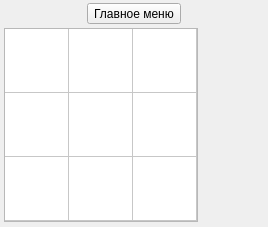
<?xml version="1.0" encoding="UTF-8"?>
<ui version="4.0">
 <class>MainWidget</class>
 <widget class="QWidget" name="MainWidget">
  <property name="geometry">
   <rect>
    <x>0</x>
    <y>0</y>
    <width>268</width>
    <height>227</height>
   </rect>
  </property>
  <property name="sizePolicy">
   <sizepolicy hsizetype="MinimumExpanding" vsizetype="MinimumExpanding">
    <horstretch>0</horstretch>
    <verstretch>0</verstretch>
   </sizepolicy>
  </property>
  <property name="minimumSize">
   <size>
    <width>0</width>
    <height>0</height>
   </size>
  </property>
  <property name="maximumSize">
   <size>
    <width>268</width>
    <height>227</height>
   </size>
  </property>
  <property name="windowTitle">
   <string>Inventory</string>
  </property>
  <layout class="QVBoxLayout" name="verticalLayout_2">
   <property name="spacing">
    <number>3</number>
   </property>
   <property name="leftMargin">
    <number>3</number>
   </property>
   <property name="topMargin">
    <number>3</number>
   </property>
   <property name="rightMargin">
    <number>3</number>
   </property>
   <property name="bottomMargin">
    <number>3</number>
   </property>
   <item>
    <layout class="QHBoxLayout" name="horizontalLayout">
     <property name="spacing">
      <number>0</number>
     </property>
     <item>
      <spacer name="horizontalSpacer">
       <property name="orientation">
        <enum>Qt::Horizontal</enum>
       </property>
       <property name="sizeType">
        <enum>QSizePolicy::Expanding</enum>
       </property>
       <property name="sizeHint" stdset="0">
        <size>
         <width>40</width>
         <height>20</height>
        </size>
       </property>
      </spacer>
     </item>
     <item>
      <widget class="QToolButton" name="tbMenu">
       <property name="text">
        <string>Главное меню</string>
       </property>
      </widget>
     </item>
     <item>
      <spacer name="horizontalSpacer_2">
       <property name="orientation">
        <enum>Qt::Horizontal</enum>
       </property>
       <property name="sizeHint" stdset="0">
        <size>
         <width>40</width>
         <height>20</height>
        </size>
       </property>
      </spacer>
     </item>
    </layout>
   </item>
   <item>
    <layout class="QHBoxLayout" name="horizontalLayout_2">
     <property name="spacing">
      <number>0</number>
     </property>
     <item>
      <widget class="QTableWidget" name="twInventory">
       <property name="sizePolicy">
        <sizepolicy hsizetype="Fixed" vsizetype="Fixed">
         <horstretch>0</horstretch>
         <verstretch>0</verstretch>
        </sizepolicy>
       </property>
       <property name="minimumSize">
        <size>
         <width>194</width>
         <height>194</height>
        </size>
       </property>
       <property name="maximumSize">
        <size>
         <width>194</width>
         <height>194</height>
        </size>
       </property>
       <property name="rowCount">
        <number>3</number>
       </property>
       <property name="columnCount">
        <number>3</number>
       </property>
       <attribute name="horizontalHeaderVisible">
        <bool>false</bool>
       </attribute>
       <attribute name="horizontalHeaderCascadingSectionResizes">
        <bool>false</bool>
       </attribute>
       <attribute name="horizontalHeaderDefaultSectionSize">
        <number>64</number>
       </attribute>
       <attribute name="horizontalHeaderHighlightSections">
        <bool>false</bool>
       </attribute>
       <attribute name="horizontalHeaderMinimumSectionSize">
        <number>64</number>
       </attribute>
       <attribute name="verticalHeaderVisible">
        <bool>false</bool>
       </attribute>
       <attribute name="verticalHeaderDefaultSectionSize">
        <number>64</number>
       </attribute>
       <attribute name="verticalHeaderMinimumSectionSize">
        <number>64</number>
       </attribute>
       <row/>
       <row/>
       <row/>
       <column/>
       <column/>
       <column/>
      </widget>
     </item>
     <item>
      <layout class="QVBoxLayout" name="verticalLayout">
       <property name="spacing">
        <number>0</number>
       </property>
       <item>
        <spacer name="verticalSpacer_2">
         <property name="orientation">
          <enum>Qt::Vertical</enum>
         </property>
         <property name="sizeType">
          <enum>QSizePolicy::Preferred</enum>
         </property>
         <property name="sizeHint" stdset="0">
          <size>
           <width>10</width>
           <height>10</height>
          </size>
         </property>
        </spacer>
       </item>
       <item>
        <widget class="QWidget" name="wGameFiekd" native="true">
         <property name="sizePolicy">
          <sizepolicy hsizetype="Fixed" vsizetype="Fixed">
           <horstretch>0</horstretch>
           <verstretch>0</verstretch>
          </sizepolicy>
         </property>
         <property name="minimumSize">
          <size>
           <width>64</width>
           <height>64</height>
          </size>
         </property>
         <property name="maximumSize">
          <size>
           <width>64</width>
           <height>64</height>
          </size>
         </property>
        </widget>
       </item>
       <item>
        <spacer name="verticalSpacer">
         <property name="orientation">
          <enum>Qt::Vertical</enum>
         </property>
         <property name="sizeType">
          <enum>QSizePolicy::Preferred</enum>
         </property>
         <property name="sizeHint" stdset="0">
          <size>
           <width>10</width>
           <height>10</height>
          </size>
         </property>
        </spacer>
       </item>
      </layout>
     </item>
    </layout>
   </item>
  </layout>
 </widget>
 <resources/>
 <connections/>
</ui>
